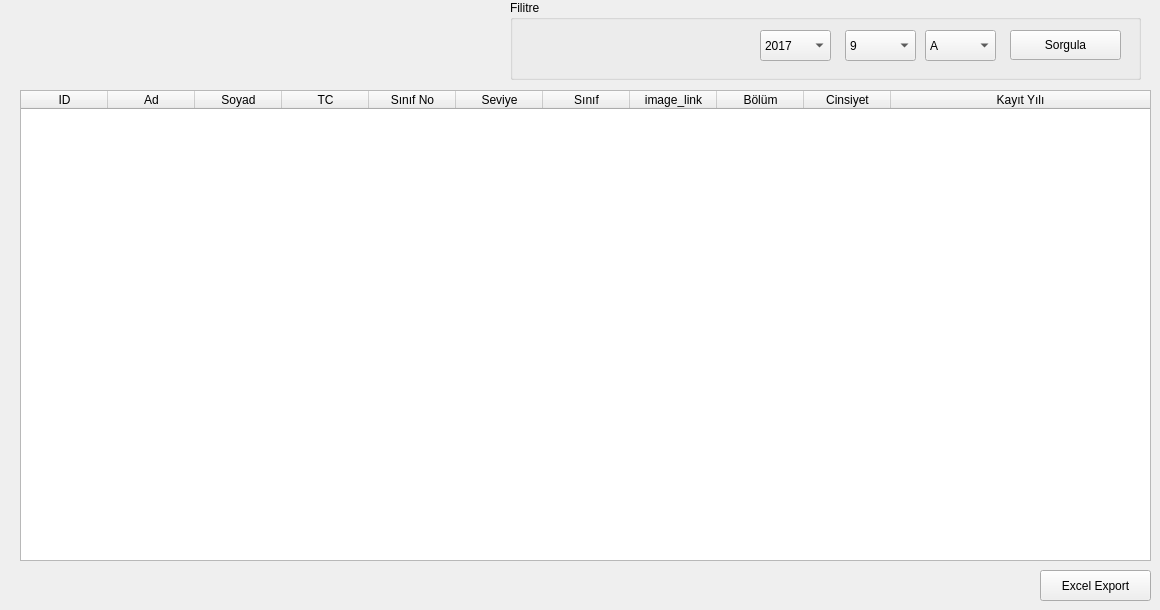
      <widget class="QWidget" name="tab_15">
       <attribute name="title">
        <string>Sınıf Listeleri</string>
       </attribute>
       <widget class="QGroupBox" name="groupBox_31">
        <property name="geometry">
         <rect>
          <x>510</x>
          <y>0</y>
          <width>631</width>
          <height>80</height>
         </rect>
        </property>
        <property name="title">
         <string>Filitre</string>
        </property>
        <widget class="QPushButton" name="pushButton_45">
         <property name="geometry">
          <rect>
           <x>500</x>
           <y>30</y>
           <width>111</width>
           <height>30</height>
          </rect>
         </property>
         <property name="text">
          <string>Sorgula</string>
         </property>
        </widget>
        <widget class="QComboBox" name="comboBox_19">
         <property name="geometry">
          <rect>
           <x>335</x>
           <y>30</y>
           <width>71</width>
           <height>31</height>
          </rect>
         </property>
         <item>
          <property name="text">
           <string>9</string>
          </property>
         </item>
         <item>
          <property name="text">
           <string>10</string>
          </property>
         </item>
         <item>
          <property name="text">
           <string>11</string>
          </property>
         </item>
         <item>
          <property name="text">
           <string>12</string>
          </property>
         </item>
        </widget>
        <widget class="QComboBox" name="comboBox_18">
         <property name="geometry">
          <rect>
           <x>415</x>
           <y>30</y>
           <width>71</width>
           <height>31</height>
          </rect>
         </property>
         <item>
          <property name="text">
           <string>A</string>
          </property>
         </item>
         <item>
          <property name="text">
           <string>B</string>
          </property>
         </item>
         <item>
          <property name="text">
           <string>C</string>
          </property>
         </item>
         <item>
          <property name="text">
           <string>D</string>
          </property>
         </item>
         <item>
          <property name="text">
           <string>E</string>
          </property>
         </item>
         <item>
          <property name="text">
           <string>F</string>
          </property>
         </item>
         <item>
          <property name="text">
           <string>G</string>
          </property>
         </item>
        </widget>
        <widget class="QComboBox" name="comboBox_17">
         <property name="geometry">
          <rect>
           <x>250</x>
           <y>30</y>
           <width>71</width>
           <height>31</height>
          </rect>
         </property>
         <item>
          <property name="text">
           <string>2017</string>
          </property>
         </item>
         <item>
          <property name="text">
           <string>2018</string>
          </property>
         </item>
         <item>
          <property name="text">
           <string>2019</string>
          </property>
         </item>
         <item>
          <property name="text">
           <string>2020</string>
          </property>
         </item>
         <item>
          <property name="text">
           <string>2021</string>
          </property>
         </item>
         <item>
          <property name="text">
           <string>2022</string>
          </property>
         </item>
         <item>
          <property name="text">
           <string>2023</string>
          </property>
         </item>
         <item>
          <property name="text">
           <string>2024</string>
          </property>
         </item>
         <item>
          <property name="text">
           <string>2025</string>
          </property>
         </item>
         <item>
          <property name="text">
           <string>2026</string>
          </property>
         </item>
         <item>
          <property name="text">
           <string>2027</string>
          </property>
         </item>
         <item>
          <property name="text">
           <string>2028</string>
          </property>
         </item>
         <item>
          <property name="text">
           <string>2029</string>
          </property>
         </item>
         <item>
          <property name="text">
           <string>2030</string>
          </property>
         </item>
         <item>
          <property name="text">
           <string>2031</string>
          </property>
         </item>
         <item>
          <property name="text">
           <string>2032</string>
          </property>
         </item>
         <item>
          <property name="text">
           <string>2033</string>
          </property>
         </item>
         <item>
          <property name="text">
           <string>2034</string>
          </property>
         </item>
         <item>
          <property name="text">
           <string>2035</string>
          </property>
         </item>
        </widget>
       </widget>
       <widget class="QPushButton" name="pushButton_46">
        <property name="geometry">
         <rect>
          <x>1040</x>
          <y>570</y>
          <width>111</width>
          <height>31</height>
         </rect>
        </property>
        <property name="text">
         <string>Excel Export</string>
        </property>
       </widget>
       <widget class="QTableWidget" name="tableWidget_8">
        <property name="geometry">
         <rect>
          <x>20</x>
          <y>90</y>
          <width>1131</width>
          <height>471</height>
         </rect>
        </property>
        <property name="sizePolicy">
         <sizepolicy hsizetype="Minimum" vsizetype="Minimum">
          <horstretch>0</horstretch>
          <verstretch>0</verstretch>
         </sizepolicy>
        </property>
        <property name="editTriggers">
         <set>QAbstractItemView::NoEditTriggers</set>
        </property>
        <property name="selectionMode">
         <enum>QAbstractItemView::SingleSelection</enum>
        </property>
        <property name="selectionBehavior">
         <enum>QAbstractItemView::SelectRows</enum>
        </property>
        <attribute name="horizontalHeaderCascadingSectionResizes">
         <bool>true</bool>
        </attribute>
        <attribute name="horizontalHeaderMinimumSectionSize">
         <number>43</number>
        </attribute>
        <attribute name="horizontalHeaderDefaultSectionSize">
         <number>87</number>
        </attribute>
        <attribute name="horizontalHeaderShowSortIndicator" stdset="0">
         <bool>true</bool>
        </attribute>
        <attribute name="horizontalHeaderStretchLastSection">
         <bool>true</bool>
        </attribute>
        <attribute name="verticalHeaderCascadingSectionResizes">
         <bool>true</bool>
        </attribute>
        <attribute name="verticalHeaderDefaultSectionSize">
         <number>33</number>
        </attribute>
        <column>
         <property name="text">
          <string>ID</string>
         </property>
        </column>
        <column>
         <property name="text">
          <string>Ad</string>
         </property>
        </column>
        <column>
         <property name="text">
          <string>Soyad</string>
         </property>
        </column>
        <column>
         <property name="text">
          <string>TC</string>
         </property>
        </column>
        <column>
         <property name="text">
          <string>Sınıf No</string>
         </property>
        </column>
        <column>
         <property name="text">
          <string>Seviye</string>
         </property>
        </column>
        <column>
         <property name="text">
          <string>Sınıf</string>
         </property>
        </column>
        <column>
         <property name="text">
          <string>image_link</string>
         </property>
        </column>
        <column>
         <property name="text">
          <string>Bölüm</string>
         </property>
        </column>
        <column>
         <property name="text">
          <string>Cinsiyet</string>
         </property>
        </column>
        <column>
         <property name="text">
          <string>Kayıt Yılı</string>
         </property>
        </column>
       </widget>
      </widget>
